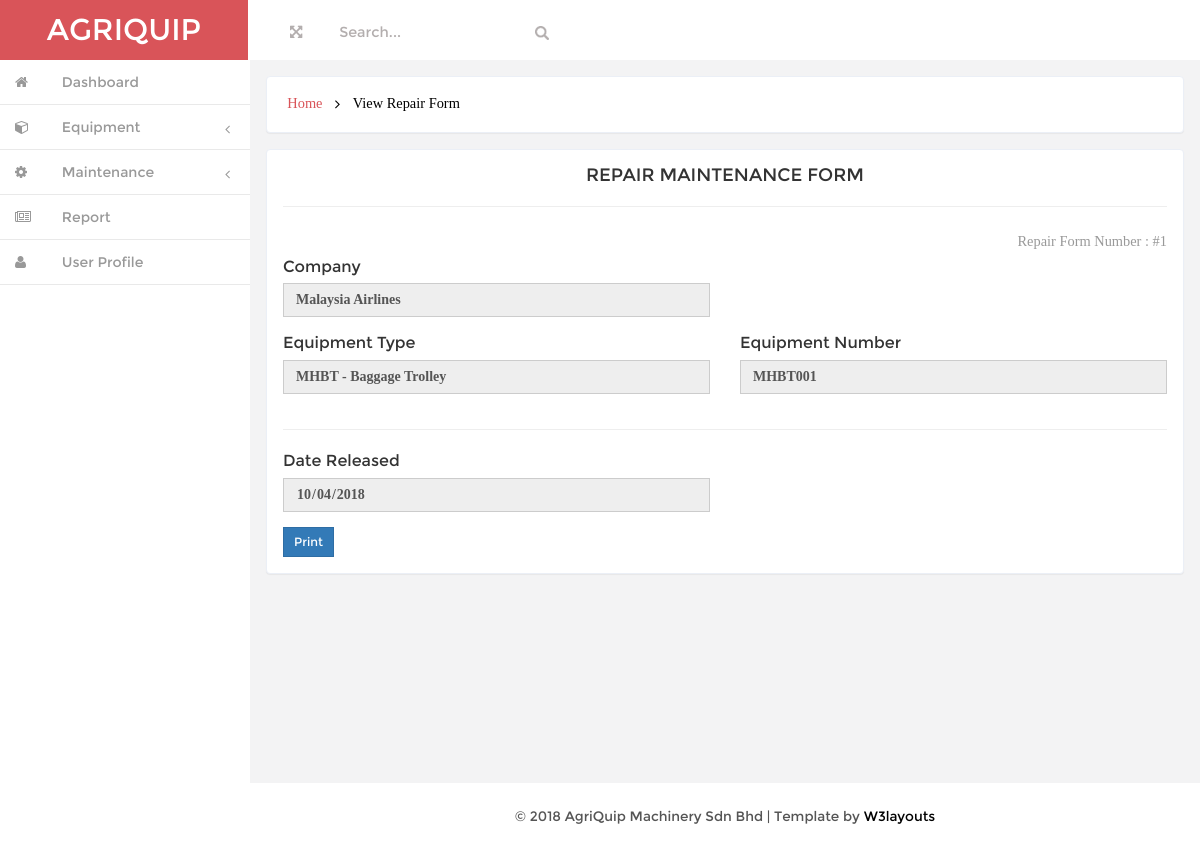
/user/admin/repairviewall.php?repair_id=1, run on the app's committed database.
### tables this page shows
CREATE TABLE IF NOT EXISTS `company` (
  `company_id` int(20) NOT NULL AUTO_INCREMENT,
  `company_name` varchar(200) NOT NULL,
  `company_code` varchar(200) NOT NULL,
  `description` varchar(200) NOT NULL,
  PRIMARY KEY (`company_id`)
);

CREATE TABLE IF NOT EXISTS `equipment_type` (
  `type_id` int(20) NOT NULL AUTO_INCREMENT,
  `type_name` varchar(200) NOT NULL,
  `description` varchar(200) NOT NULL,
  `company_id` int(20) NOT NULL,
  `company_name` varchar(200) NOT NULL,
  PRIMARY KEY (`type_id`)
);

CREATE TABLE IF NOT EXISTS `equipment` (
  `id` int(20) NOT NULL AUTO_INCREMENT,
  `type_name` varchar(200) NOT NULL,
  `equipment_no` varchar(200) NOT NULL,
  `manufacture_year` varchar(200) NOT NULL,
  `seriel_no` varchar(200) NOT NULL,
  `remark` varchar(200) NOT NULL,
  `type_id` int(20) NOT NULL,
  PRIMARY KEY (`id`)
);

CREATE TABLE IF NOT EXISTS `repair` (
  `repair_id` int(20) NOT NULL AUTO_INCREMENT,
  `type_name` varchar(200) NOT NULL,
  `equipment_no` varchar(200) NOT NULL,
  `date_received` varchar(20) NOT NULL,
  `submitted_by` varchar(200) NOT NULL,
  `date_released` varchar(20) NOT NULL,
  `remark` varchar(200) NOT NULL,
  PRIMARY KEY (`repair_id`)
);

### user/admin/repairviewall.php (the view, shortened to what this page needs)
<!DOCTYPE HTML>
<html>
<head>
<link href="css/bootstrap.min.css" rel='stylesheet' type='text/css' />
<link href="css/style.css" rel='stylesheet' type='text/css' />
<link href="css/font-awesome.css" rel="stylesheet">
<link href="css/custom.css" rel="stylesheet">
		<?php include "database.php"; ?>
</head>
<body>
<div id="wrapper">
        <nav class="navbar-default navbar-static-top" role="navigation">
             <div class="navbar-header">
               <h1> <a class="navbar-brand" href="index.html">AGRIQUIP</a></h1>
			   </div>
			 <div class=" border-bottom">
        	<div class="full-left">
        	  <section class="full-top">
				<button id="toggle"><i class="fa fa-arrows-alt"></i></button>
			</section>
			<form class=" navbar-left-right">
              <input type="text"  value="Search..." onfocus="this.value = '';" onblur="if (this.value == '') {this.value = 'Search...';}">
              <input type="submit" value="" class="fa fa-search">
            </form>
            <div class="clearfix"> </div>
           </div>
			<div class="clearfix">
     </div>
		    <div class="navbar-default sidebar" role="navigation">
            <div class="sidebar-nav navbar-collapse">
                <ul class="nav" id="side-menu">
                    <li>
                        <a href="dashboard.php" class=" hvr-bounce-to-right"><i class="fa fa-home nav_icon"></i><span class="nav-label"> Dashboard</span> </a>
                    </li>
										<li>
                        <a href="#" class=" hvr-bounce-to-right"><i class="fa fa-cube nav_icon"></i> <span class="nav-label">Equipment</span><span class="fa arrow"></span></a>
                    </li>
										<li>
                        <a href="#" class=" hvr-bounce-to-right"><i class="fa fa-cog nav_icon"></i> <span class="nav-label">Maintenance</span><span class="fa arrow"></span></a>
                    </li>
										<li>
                        <a href="report.php" class=" hvr-bounce-to-right"><i class="fa fa-newspaper-o nav_icon"></i> <span class="nav-label">Report</span> </a>
                    </li>
										<li>
                        <a href="#" class=" hvr-bounce-to-right"><i class="fa fa-user nav_icon"></i> <span class="nav-label">User Profile</span></a>
                    </li>
                </ul>
            </div>
			</div>
        </nav>
		 <div id="page-wrapper" class="gray-bg dashbard-1">
       <div class="content-main">
		     <div class="banner">
		    	<h2>
				<a href="dashboard.php">Home</a>
				<i class="fa fa-angle-right"></i>
				<span>View Repair Form</span>
				</h2>
		    </div>
 	<div class="blank">
		<?php
				$repair_id = $_GET['repair_id'];
				$sql = "SELECT company.company_name, equipment_type.type_name, equipment.equipment_no, repair.date_released
								FROM company
								LEFT JOIN equipment_type ON company.company_name=equipment_type.company_name
								LEFT JOIN equipment ON equipment_type.type_name=equipment.type_name
								LEFT JOIN repair ON equipment.equipment_no=repair.equipment_no
								WHERE repair.repair_id='$repair_id'";
				$result = $conn->query($sql);
				while ($row = $result->fetch_assoc()){
				$company_name = $row['company_name'];
				$type_name = $row['type_name'];
				$equipment_no = $row['equipment_no'];
				$date_released = $row['date_released'];
				?>
			<div class="blank-page">
				<div id="printableArea">
				<div class="header">
						<h4 class="title"><center>REPAIR MAINTENANCE FORM</center></h4>
				</div>
				<hr>
				<div class="content">
					<p align="right">Repair Form Number : #<?php echo $repair_id; ?></p>
								<div class="row">
									<div class="col-md-6">
											<div class="form-group">
													<label>Company</label>
													<b><input type="text" value="<?php echo $company_name; ?>" class="form-control border-input" disabled></b>
											</div>
									</div>
								</div>
								<div class="row">
									<div class="col-md-6">
											<div class="form-group">
													<label>Equipment Type</label>
													<b><input type="text" value="<?php echo $type_name; ?>" class="form-control border-input" disabled></b>
											</div>
									</div>
									<div class="col-md-6">
											<div class="form-group">
												<label>Equipment Number</label>
												<b><input type="text" value="<?php echo $equipment_no; ?>" class="form-control border-input" disabled></b>
											</div>
									</div>
								</div>
								<hr>
								<div class="row">
										<div class="col-md-6">
												<div class="form-group">
														<label>Date Released</label>
														<b><input type="date" value="<?php echo $date_released; ?>" class="form-control border-input" disabled></b>
												</div>
										</div>
								</div>
								<div class="text-left">
										<button class='btn btn-primary btn-sm' onclick="printDiv('printableArea')">Print</button>
								</div>
				</div>
			</div>
	    </div>
		<?php } ?>
	</div>
<div class="copy">
            <p> &copy; 2018 AgriQuip Machinery Sdn Bhd | Template by <a href="http://w3layouts.com/" target="_blank">W3layouts</a> </p>	    </div>
		</div>
		</div>
       </div>
</body>
</html>

### user/admin/css/style.css (style rules this page uses)
h4, h5, h6, h1, h2, h3 { margin: 0; }
ul, ol { margin: 0;padding: 0; }
p { margin: 0; }
html, body { font-family:'Montserrat-Regular'; font-size: 100%; background:#F3F3F4; overflow-x: hidden; }
body a { transition:0.5s all; -webkit-transition:0.5s all; -moz-transition:0.5s all; -o-transition:0.5s all; -ms-transition:0.5s all; }
div#wrapper { background-color: #fff; }
.navbar-default.sidebar { background-color: #fff; }
h1 a.navbar-brand { color: #fff !important; font-size: 30px; font-weight: 500; padding: 20px 0px; background: #d95459; text-align: center; width:248px; height: 60px; }
i.nav_icon { color: #fff; margin-right:6px; }
.sidebar ul li a { color: #999; font-size:14px; }
.hvr-bounce-to-right { display: inline-block; vertical-align: middle; -webkit-transform: translateZ(0); transform: translateZ(0); box-shadow: 0 0 1px rgba(0, 0, 0, 0); -webkit-backface-visibility: hidden; backface-visibility: hidden; -moz-osx-font-smoothing: grayscale; position: relative; -webkit-transition-property: color; transition-property: color; -webkit-transition-duration: 0.5s; transition-duration: 0.5s; }
.hvr-bounce-to-right:before { content: ""; position: absolute; z-index: -1; top: 0; left: 0; right: 80%; bottom: 0; background:#7f8c8d; -webkit-transform: scaleX(0); transform: scaleX(0); -webkit-transform-origin: 0 50%; transform-origin: 0 50%; -webkit-transition-property: transform; transition-property: transform; -webkit-transition-duration: 0.5s; transition-duration: 0.5s; -webkit-transition-timing-function: ease-out; transition-timing-function: ease-out; }
.nav > li > a { color: #999; font-weight:500; padding: 0px 20px 0px 0px; font-size: 0.85em; border-bottom: 1px solid #E9E9E9; }
.nav > li > a i { margin-right: 14px; }
i.nav_icon { color: #999; padding: 15px; width: 44px; height: 44px; }
span.fa.arrow { margin-top: 17px; }
@media (min-width: 768px) { #page-wrapper { position: inherit; margin: 0 0 0 240px; min-height: 1000px; } }
.content-main { background-color: #F3F3F4; padding-top: 1em; }
.full-top { float:left; }
.navbar-left-right { float: left; margin-left: 6%; }
.border-bottom { background-color: #fff; }
.full-left { float: left; width: 40%; margin-left: 3%; margin-top: 1.3em; }
.full-left button { background: none; border: none; outline: none; color: #B3AEAE; font-size: 0.9em; }
.navbar-left-right input[type="text"] { background: none; border: none; outline: none; color:#B3AEAE; font-size: 0.9em; }
.navbar-left-right input[type="submit"] { background: url(../images/search.png) 0px 2px no-repeat; width:16px; height:16px; border: none; outline: none; color:#B3AEAE; font-size: 0.9em; }
.banner { background: #fff; display: block; margin: 0em 1em ; padding:1em; border: 1px solid #ebeff6; border-color: #ebeff6; border-radius: 4px; -webkit-border-radius: 4px; -o-border-radius: 4px; -moz-border-radius: 4px; -ms-border-radius: 4px; -webkit-box-shadow: 0 1px 1px rgba(0,0,0,.05); box-shadow: 0 1px 1px rgba(0,0,0,.05); }
.banner h2 { font-size:0.9em; }
.banner h2 a { color:#D95459; text-decoration:none; font-family: 'Muli-Regular'; padding:0.3em ; }
.banner h2 span { color:#000; font-family: 'Muli-Regular'; padding:0.3em ; }
.banner h2 i { color:#000; vertical-align:middle; padding:0.3em ; }
.blank { padding: 1em; min-height: 650px; }
.blank-page { padding: 1em; background: #fff; border: 1px solid #ebeff6; border-radius: 4px; -webkit-border-radius: 4px; -o-border-radius: 4px; -moz-border-radius: 4px; -ms-border-radius: 4px; -webkit-box-shadow: 0 1px 1px rgba(0,0,0,.05); box-shadow: 0 1px 1px rgba(0,0,0,.05); }
.blank-page p { font-size: 0.9em; color: #999; line-height: 2em; font-family: 'Muli-Regular'; }
.form-control { box-shadow: none; outline: none; border-radius: 0px; font-family: 'Muli-Regular'; }
.btn { border-radius: 0px; outline: none; }
.checkbox-inline label,.checkbox-inline1 label,.form-group label { font-weight:400; }
.copy { background:#fff; text-align:center; padding:1.5em 0; }
.copy p, .copy-right p { font-size:0.85em; color:#555; }
.copy p a, .copy-right p a { color:#000; }

### user/admin/css/custom.css (style rules this page uses)
#wrapper { width: 100%; }
#page-wrapper { min-height: 568px; }
@media (min-width:768px) { #page-wrapper { position: inherit; margin: 0 0 0 250px; } }
.sidebar .sidebar-nav.navbar-collapse { padding-right: 0; padding-left: 0; }
.sidebar .arrow { float: right; }
.sidebar .fa.arrow:before { content: "\f104"; }
@media (min-width:768px) { .sidebar { z-index: 1; position: absolute; width: 250px; } }

### data on the page
company: company_name "Malaysia Airlines", type_name "MHBT - Baggage Trolley", equipment_no "MHBT001", date_released "10/04/2018"
